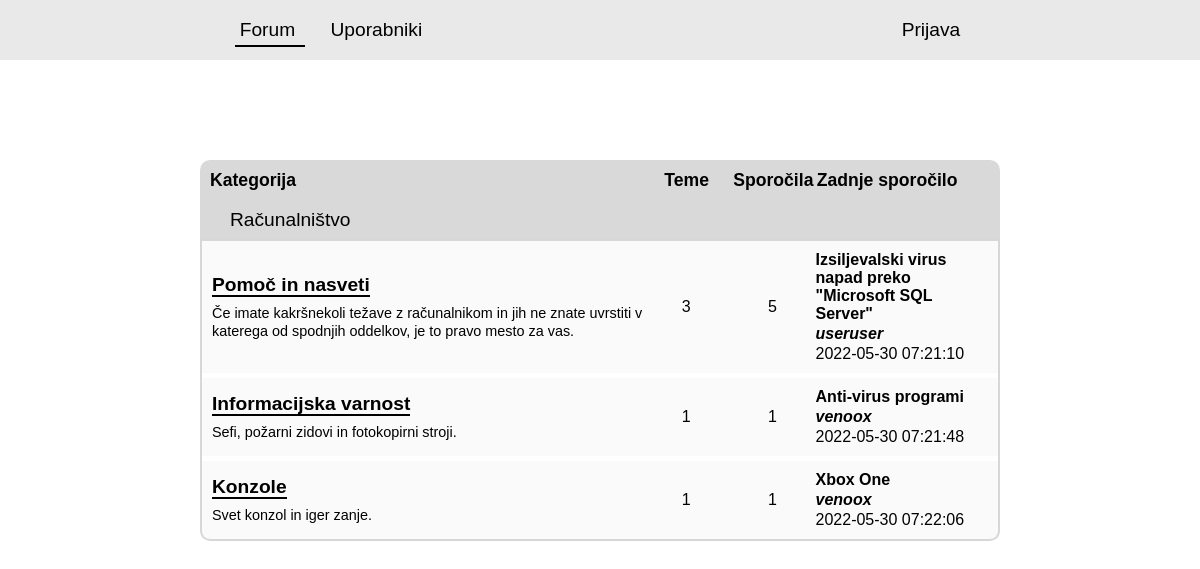
Screenshot of /code/index.php/forum with the database file from the repository.
### tables this page shows
CREATE TABLE `category` (
  `id` int(11) NOT NULL AUTO_INCREMENT,
  `title` text NOT NULL,
  `description` text DEFAULT NULL,
  `parent_category` int(11) DEFAULT NULL,
  PRIMARY KEY (`id`),
  KEY `parent_category` (`parent_category`),
  CONSTRAINT `category_ibfk_1` FOREIGN KEY (`parent_category`) REFERENCES `category` (`id`)
);

CREATE TABLE `thread` (
  `id` int(11) NOT NULL AUTO_INCREMENT,
  `title` text NOT NULL,
  `description` text DEFAULT NULL,
  `category` int(11) NOT NULL,
  `created_timestamp` timestamp NOT NULL DEFAULT current_timestamp(),
  `original_poster` int(11) NOT NULL,
  `locked` int(11) NOT NULL DEFAULT 0,
  PRIMARY KEY (`id`),
  KEY `category` (`category`),
  KEY `original_poster` (`original_poster`),
  CONSTRAINT `thread_ibfk_1` FOREIGN KEY (`category`) REFERENCES `category` (`id`),
  CONSTRAINT `thread_ibfk_2` FOREIGN KEY (`original_poster`) REFERENCES `user` (`id`)
);

CREATE TABLE `user` (
  `id` int(11) NOT NULL AUTO_INCREMENT,
  `username` varchar(50) NOT NULL,
  `email` varchar(50) NOT NULL,
  `password` varchar(64) NOT NULL,
  `role` int(11) NOT NULL,
  `bio` text DEFAULT NULL,
  `profile_picture` text NOT NULL DEFAULT 'assets/profile_pictures/default.png',
  `country` int(11) NOT NULL,
  `joined_at` timestamp NOT NULL DEFAULT current_timestamp(),
  `last_active` timestamp NOT NULL DEFAULT current_timestamp(),
  PRIMARY KEY (`id`),
  UNIQUE KEY `username` (`username`),
  UNIQUE KEY `email` (`email`),
  KEY `role` (`role`),
  KEY `country` (`country`),
  CONSTRAINT `user_ibfk_2` FOREIGN KEY (`role`) REFERENCES `role` (`id`),
  CONSTRAINT `user_ibfk_3` FOREIGN KEY (`country`) REFERENCES `country` (`id`)
);

### code/controller/ForumController.php (called while the page is built, shortened)
<?php
require_once("model/CategoryDB.php");
class ForumController {
    public static function index() {
        $categories = CategoryDB::getWhere(["parent_category" => 8]);
        foreach ($categories as $key => $category) {
            $categories[$key]["subCategories"] = CategoryDB::getWhere(["parent_category" => $category["id"]]);
            foreach ($categories[$key]["subCategories"] as $key2 => $subCategory) {
                $categories[$key]["subCategories"][$key2]["threadCount"] = CategoryDB::categoryThreadCount($subCategory["id"]);
                $categories[$key]["subCategories"][$key2]["postCount"] = CategoryDB::categoryPostCount($subCategory["id"]);
                $categories[$key]["subCategories"][$key2]["lastPost"] = CategoryDB::categoryLastPost($subCategory["id"]);
            }
        }
        $vars = [
            "categories" => $categories
        ];
        ViewHelper::render("view/forum-index.php", $vars);
    }
}

### code/model/CRUD.php (called while the page is built, shortened)
<?php
abstract class CRUD {
    public static $table_name = "";
    public static $table_columns = [];
    public static function getWhere($values) {
        $db = DBInit::getInstance();
        $table_name = static::$table_name;
        $table_columns = static::$table_columns;
        $params = "";
        foreach ($values as $column => $_) {
            $params .= "$column = :$column, ";
        }
        $params = rtrim($params, ", ");
        $statement = $db->prepare("SELECT * FROM $table_name WHERE $params");
        foreach ($values as $column => $value) {
            $statement->bindParam(":$column", $value, $table_columns[$column]);
        }
        $statement->execute();
        $items = $statement->fetchAll(PDO::FETCH_ASSOC);
        if ($items != null) {
            return $items;
        } else {
            return [];
        }
    }
}

### code/model/CategoryDB.php (called while the page is built, shortened)
<?php
require_once "model/CRUD.php";
class CategoryDB extends CRUD {
    public static function categoryThreadCount($id) {
        $db = DBInit::getInstance();
        $sql = "SELECT COUNT(*) FROM thread WHERE category = :id";
        $stmt = $db->prepare($sql);
        $stmt->bindParam(":id", $id, PDO::PARAM_INT);
        $stmt->execute();
        $count = $stmt->fetchColumn();
        if ($count != null) {
            return $count;
        } else {
            return 0;
        }
    }
    public static function categoryPostCount($id) {
        $db = DBInit::getInstance();
        $sql = "SELECT COUNT(*) FROM post WHERE post.thread IN (SELECT thread.id from thread WHERE thread.category = :id);";
        $stmt = $db->prepare($sql);
        $stmt->bindParam(":id", $id, PDO::PARAM_INT);
        $stmt->execute();
        $count = $stmt->fetchColumn();
        if ($count != null) {
            return $count;
        } else {
            return 0;
        }
    }
    public static function categoryLastPost($id) {
        $db = DBInit::getInstance();
        $sql = "SELECT * FROM post, user, thread WHERE post.user = user.id AND post.thread = thread.id AND post.thread IN (SELECT thread.id from thread WHERE thread.category = :id) ORDER BY post.created_timestamp DESC LIMIT 1;";
        $stmt = $db->prepare($sql);
        $stmt->bindParam(":id", $id, PDO::PARAM_INT);
        $stmt->execute();
        return $stmt->fetch(PDO::FETCH_ASSOC);
    }
}

### code/view/forum-index.php (the view, shortened to what this page needs)
<?php
include "html-header.php";
include "menu.php";
?>
<body>
    <main>
        <div class="main-header">
            <div class="category-title-column">Kategorija</div>
            <div class="category-threads-column">Teme</div>
            <div class="category-posts-column">Sporočila</div>
            <div class="category-last-message-column">Zadnje sporočilo</div>
        </div>
        <div class="section-box">
            <?php foreach($categories as $category): ?>
            <div class="section-title">
                <?= $category["title"] ?>
            </div>
            <div class="section-content">
                <?php foreach($category["subCategories"] as $subCategory): ?>
                <div class="category">
                    <div class="category-title-column">
                        <div class="category-title">
                            <a href="<?= BASE_URL . "forum/category?id=" . $subCategory["id"] ?>">
                                <?= $subCategory["title"] ?>
                            </a>
                        </div>
                        <div class="category-description">
                            <span>
                                <?= $subCategory["description"] ?>
                            </span>
                        </div>
                    </div>
                    <div class="category-threads-column">
                        <?= $subCategory["threadCount"] ?>
                    </div>
                    <div class="category-posts-column">
                        <?= $subCategory["postCount"] ?>
                    </div>
                    <div class="category-last-message-column">
                        <?php if($subCategory["lastPost"] != null): ?>
                        <a class="post-title" href="<?= BASE_URL . "forum?thread=" . $subCategory["lastPost"]["thread"] ?>">
                            <?= $subCategory["lastPost"]["title"] ?>
                        </a>
                        <a class="post-author" href="<?= BASE_URL . "user?id=" . $subCategory["lastPost"]["user"] ?>">
                            <?= $subCategory["lastPost"]["username"] ?>
                        </a>
                        <div class="last-post-timestamp">
                            <?= $subCategory["lastPost"]["created_timestamp"] ?>
                        </div>
                        <?php endif; ?>
                    </div>
                </div>
                <?php endforeach; ?>
            </div>
            <?php endforeach; ?>
        </div>
    </main>
</body>

### code/assets/style.css (style rules this page uses)
* { margin: 0; padding: 0; font-family: Poppins, sans-serif; }
a { text-decoration: none; color: black; }
main { padding: 50px 25px; }
.main-header { display: none; border-radius: 10px 10px 0 0; }
.section-title { background-color: var(--main-gray); padding: 8px 10px; font-size: 1.2rem; }
.section-content { border: 2px solid var(--border-gray); border-radius: 0 0 10px 10px; }
.category { padding: 10px; background-color: var(--background-gray); margin-bottom: 5px; display: flex; align-items: center; }
.category:last-child { margin-bottom: 0; }
.category-title-column { display: flex; flex-direction: column; }
.category-title { margin-bottom: 8px; }
.category-title > a { font-size: 1.2rem; border-bottom: 2px solid black; font-weight: 600; }
.category-description > span { font-size: 0.9rem; }
.category-threads-column { display: none; }
.category-posts-column { display: none; }
.category-last-message-column { display: none; }
@media screen and (min-width: 1200px) { .main-header { display: flex; padding: 10px; } }
@media screen and (min-width: 1200px) { .main-header > div { font-size: 1.1rem; font-weight: 600; } }
@media screen and (min-width: 1200px) { .section-title { padding-left: 30px; } }
@media screen and (min-width: 1200px) { .category-title-column { flex: 5; } }
@media screen and (min-width: 1200px) { .category-threads-column { display: flex; flex: 1; justify-content: center; } }
@media screen and (min-width: 1200px) { .category-posts-column { display: flex; flex: 1; justify-content: center; } }
@media screen and (min-width: 1200px) { .category-last-message-column { display: flex; flex: 2; flex-direction: column; } }
@media screen and (min-width: 1200px) { .category-last-message-column > .post-title { font-weight: 600; margin-bottom: 2px; } }
@media screen and (min-width: 1200px) { .category-last-message-column > .post-author { font-style: italic; margin-bottom: 2px; } }
@media screen and (min-width: 1200px) { main { padding: 100px 200px; } }
@media screen and (min-width: 1200px) { .main-header { display: flex; align-items: center; background-color: var(--main-gray); } }
.post-author { font-weight: 600; margin-bottom: 5px; }

### rows the page displays
category: title "Računalništvo"
category: title "Pomoč in nasveti", description "Če imate kakršnekoli težave z računalnikom in jih ne znate uvrstiti v katerega od spodnjih oddelkov, je to pravo mesto za vas.", threadCount "3", id "5"
thread: title "Izsiljevalski virus napad preko \"Microsoft SQL Server\"", created_timestamp "2022-05-30 07:21:10"
user: username "useruser"
category: title "Informacijska varnost", description "Sefi, požarni zidovi in fotokopirni stroji.", parent_category "1"
thread: title "Anti-virus programi", created_timestamp "2022-05-30 07:21:48"
user: username "venoox"
category: title "Konzole", description "Svet konzol in iger zanje.", parent_category "1"
thread: title "Xbox One", created_timestamp "2022-05-30 07:22:06"

### other values shown
$link["name"] "Forum"
$link["name"] "Uporabniki"
$link["name"] "Prijava"
